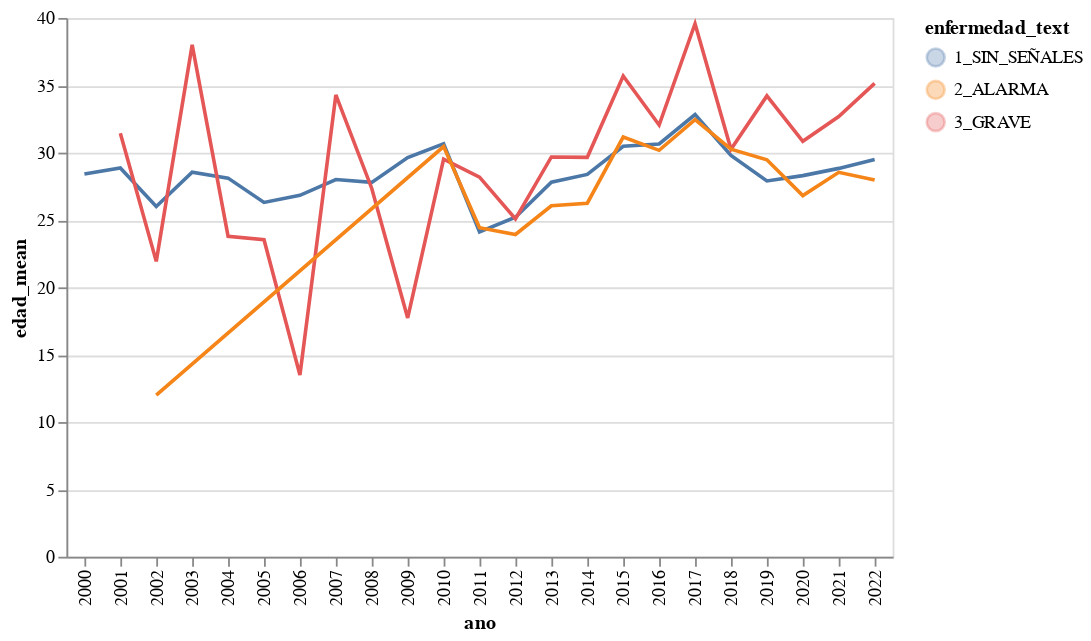

Notebook source saved alongside this figure:
### Code cell
import altair as alt

alt_data=alt.Chart(ByYear_stats)
enc_data=alt_data.encode(alt.X('ano:O'),
                         alt.Y('edad_mean:Q'),
                         alt.Color('enfermedad_text:N'),tooltip=['ano']).interactive()
enc_data.mark_line() + enc_data.mark_errorband()

### Figure 1 — Vega-Lite specification as saved in the notebook (floating-point values rounded to 4 significant figures)
{"config": {"view": {"continuousWidth": 300, "continuousHeight": 300}}, "layer": [{"mark": {"type": "line"}, "encoding": {"color": {"field": "enfermedad_text", "type": "nominal"}, "tooltip": [{"field": "ano", "type": "quantitative"}], "x": {"field": "ano", "type": "ordinal"}, "y": {"field": "edad_mean", "type": "quantitative"}}, "name": "view_2"}, {"mark": {"type": "errorband"}, "encoding": {"color": {"field": "enfermedad_text", "type": "nominal"}, "tooltip": [{"field": "ano", "type": "quantitative"}], "x": {"field": "ano", "type": "ordinal"}, "y": {"field": "edad_mean", "type": "quantitative"}}}], "data": {"name": "data-9ef0fde2ec91f756aed8601294c640e0"}, "params": [{"name": "param_7", "select": {"type": "interval", "encodings": ["x", "y"]}, "bind": "scales", "views": ["view_2"]}], "$schema": "https://vega.github.io/schema/vega-lite/v5.17.0.json", "datasets": {"data-9ef0fde2ec91f756aed8601294c640e0": [{"ano": 2000, "enfermedad": "SIN_SEÑALES", "edad_mean": 28.41, "edad_median": 26.0, "case_sum": 5557, "enfermedad_text": "1_SIN_SEÑALES"}, {"ano": 2001, "enfermedad": "SIN_SEÑALES", "edad_mean": 28.86, "edad_median": 26.0, "case_sum": 23276, "enfermedad_text": "1_SIN_SEÑALES"}, {"ano": 2001, "enfermedad": "GRAVE", "edad_mean": 31.44, "edad_median": 28.0, "case_sum": 250, "enfermedad_text": "3_GRAVE"}, {"ano": 2002, "enfermedad": "SIN_SEÑALES", "edad_mean": 26.0, "edad_median": 23.0, "case_sum": 8071, "enfermedad_text": "1_SIN_SEÑALES"}, {"ano": 2002, "enfermedad": "ALARMA", "edad_mean": 12.0, "edad_median": 12.0, "case_sum": 1, "enfermedad_text": "2_ALARMA"}, {"ano": 2002, "enfermedad": "GRAVE", "edad_mean": 21.93, "edad_median": 19.0, "case_sum": 14, "enfermedad_text": "3_GRAVE"}, {"ano": 2003, "enfermedad": "SIN_SEÑALES", "edad_mean": 28.55, "edad_median": 26.0, "case_sum": 3334, "enfermedad_text": "1_SIN_SEÑALES"}, {"ano": 2003, "enfermedad": "GRAVE", "edad_mean": 38.0, "edad_median": 30.0, "case_sum": 15, "enfermedad_text": "3_GRAVE"}, {"ano": 2004, "enfermedad": "SIN_SEÑALES", "edad_mean": 28.11, "edad_median": 25.0, "case_sum": 9513, "enfermedad_text": "1_SIN_SEÑALES"}, {"ano": 2004, "enfermedad": "GRAVE", "edad_mean": 23.79, "edad_median": 19.0, "case_sum": 34, "enfermedad_text": "3_GRAVE"}, {"ano": 2005, "enfermedad": "SIN_SEÑALES", "edad_mean": 26.31, "edad_median": 24.0, "case_sum": 5625, "enfermedad_text": "1_SIN_SEÑALES"}, {"ano": 2005, "enfermedad": "GRAVE", "edad_mean": 23.53, "edad_median": 23.0, "case_sum": 15, "enfermedad_text": "3_GRAVE"}, {"ano": 2006, "enfermedad": "SIN_SEÑALES", "edad_mean": 26.84, "edad_median": 24.0, "case_sum": 4018, "enfermedad_text": "1_SIN_SEÑALES"}, {"ano": 2006, "enfermedad": "GRAVE", "edad_mean": 13.5, "edad_median": 8.5, "case_sum": 4, "enfermedad_text": "3_GRAVE"}, {"ano": 2007, "enfermedad": "SIN_SEÑALES", "edad_mean": 28.01, "edad_median": 25.0, "case_sum": 6309, "enfermedad_text": "1_SIN_SEÑALES"}, {"ano": 2007, "enfermedad": "GRAVE", "edad_mean": 34.29, "edad_median": 30.0, "case_sum": 35, "enfermedad_text": "3_GRAVE"}, {"ano": 2008, "enfermedad": "SIN_SEÑALES", "edad_mean": 27.79, "edad_median": 25.0, "case_sum": 12789, "enfermedad_text": "1_SIN_SEÑALES"}, {"ano": 2008, "enfermedad": "GRAVE", "edad_mean": 27.34, "edad_median": 22.0, "case_sum": 35, "enfermedad_text": "3_GRAVE"}, {"ano": 2009, "enfermedad": "SIN_SEÑALES", "edad_mean": 29.64, "edad_median": 27.0, "case_sum": 13396, "enfermedad_text": "1_SIN_SEÑALES"}, {"ano": 2009, "enfermedad": "GRAVE", "edad_mean": 17.73, "edad_median": 13.0, "case_sum": 11, "enfermedad_text": "3_GRAVE"}, {"ano": 2010, "enfermedad": "SIN_SEÑALES", "edad_mean": 30.66, "edad_median": 28.0, "case_sum": 16669, "enfermedad_text": "1_SIN_SEÑALES"}, {"ano": 2010, "enfermedad": "ALARMA", "edad_mean": 30.46, "edad_median": 27.0, "case_sum": 134, "enfermedad_text": "2_ALARMA"}, {"ano": 2010, "enfermedad": "GRAVE", "edad_mean": 29.51, "edad_median": 30.0, "case_sum": 39, "enfermedad_text": "3_GRAVE"}, {"ano": 2011, "enfermedad": "SIN_SEÑALES", "edad_mean": 24.11, "edad_median": 20.0, "case_sum": 24400, "enfermedad_text": "1_SIN_SEÑALES"}, {"ano": 2011, "enfermedad": "ALARMA", "edad_mean": 24.43, "edad_median": 20.0, "case_sum": 3508, "enfermedad_text": "2_ALARMA"}, {"ano": 2011, "enfermedad": "GRAVE", "edad_mean": 28.18, "edad_median": 25.0, "case_sum": 176, "enfermedad_text": "3_GRAVE"}, {"ano": 2012, "enfermedad": "SIN_SEÑALES", "edad_mean": 25.2, "edad_median": 21.0, "case_sum": 23444, "enfermedad_text": "1_SIN_SEÑALES"}, {"ano": 2012, "enfermedad": "ALARMA", "edad_mean": 23.93, "edad_median": 19.0, "case_sum": 4862, "enfermedad_text": "2_ALARMA"}, {"ano": 2012, "enfermedad": "GRAVE", "edad_mean": 25.09, "edad_median": 23.0, "case_sum": 199, "enfermedad_text": "3_GRAVE"}, {"ano": 2013, "enfermedad": "SIN_SEÑALES", "edad_mean": 27.81, "edad_median": 25.0, "case_sum": 9541, "enfermedad_text": "1_SIN_SEÑALES"}, {"ano": 2013, "enfermedad": "ALARMA", "edad_mean": 26.06, "edad_median": 21.0, "case_sum": 3479, "enfermedad_text": "2_ALARMA"}, {"ano": 2013, "enfermedad": "GRAVE", "edad_mean": 29.68, "edad_median": 25.0, "case_sum": 72, "enfermedad_text": "3_GRAVE"}, {"ano": 2014, "enfermedad": "SIN_SEÑALES", "edad_mean": 28.38, "edad_median": 25.0, "case_sum": 12939, "enfermedad_text": "1_SIN_SEÑALES"}, {"ano": 2014, "enfermedad": "ALARMA", "edad_mean": 26.25, "edad_median": 22.0, "case_sum": 4203, "enfermedad_text": "2_ALARMA"}, {"ano": 2014, "enfermedad": "GRAVE", "edad_mean": 29.65, "edad_median": 24.5, "case_sum": 92, "enfermedad_text": "3_GRAVE"}, {"ano": 2015, "enfermedad": "SIN_SEÑALES", "edad_mean": 30.47, "edad_median": 27.0, "case_sum": 29385, "enfermedad_text": "1_SIN_SEÑALES"}, {"ano": 2015, "enfermedad": "ALARMA", "edad_mean": 31.16, "edad_median": 28.0, "case_sum": 6308, "enfermedad_text": "2_ALARMA"}, {"ano": 2015, "enfermedad": "GRAVE", "edad_mean": 35.69, "edad_median": 32.0, "case_sum": 123, "enfermedad_text": "3_GRAVE"}, {"ano": 2016, "enfermedad": "SIN_SEÑALES", "edad_mean": 30.65, "edad_median": 28.0, "case_sum": 21656, "enfermedad_text": "1_SIN_SEÑALES"}, {"ano": 2016, "enfermedad": "ALARMA", "edad_mean": 30.17, "edad_median": 27.0, "case_sum": 3381, "enfermedad_text": "2_ALARMA"}, {"ano": 2016, "enfermedad": "GRAVE", "edad_mean": 32.05, "edad_median": 30.0, "case_sum": 123, "enfermedad_text": "3_GRAVE"}, {"ano": 2017, "enfermedad": "SIN_SEÑALES", "edad_mean": 32.83, "edad_median": 30.0, "case_sum": 60381, "enfermedad_text": "1_SIN_SEÑALES"}, {"ano": 2017, "enfermedad": "ALARMA", "edad_mean": 32.45, "edad_median": 29.0, "case_sum": 7664, "enfermedad_text": "2_ALARMA"}, {"ano": 2017, "enfermedad": "GRAVE", "edad_mean": 39.57, "edad_median": 35.0, "case_sum": 234, "enfermedad_text": "3_GRAVE"}, {"ano": 2018, "enfermedad": "SIN_SEÑALES", "edad_mean": 29.79, "edad_median": 27.0, "case_sum": 3523, "enfermedad_text": "1_SIN_SEÑALES"}, {"ano": 2018, "enfermedad": "ALARMA", "edad_mean": 30.26, "edad_median": 28.0, "case_sum": 1111, "enfermedad_text": "2_ALARMA"}, {"ano": 2018, "enfermedad": "GRAVE", "edad_mean": 30.25, "edad_median": 28.5, "case_sum": 64, "enfermedad_text": "3_GRAVE"}, {"ano": 2019, "enfermedad": "SIN_SEÑALES", "edad_mean": 27.9, "edad_median": 25.0, "case_sum": 12174, "enfermedad_text": "1_SIN_SEÑALES"}, {"ano": 2019, "enfermedad": "ALARMA", "edad_mean": 29.48, "edad_median": 27.0, "case_sum": 2955, "enfermedad_text": "2_ALARMA"}, {"ano": 2019, "enfermedad": "GRAVE", "edad_mean": 34.22, "edad_median": 31.5, "case_sum": 158, "enfermedad_text": "3_GRAVE"}, {"ano": 2020, "enfermedad": "SIN_SEÑALES", "edad_mean": 28.3, "edad_median": 25.0, "case_sum": 41822, "enfermedad_text": "1_SIN_SEÑALES"}, {"ano": 2020, "enfermedad": "ALARMA", "edad_mean": 26.81, "edad_median": 23.0, "case_sum": 5885, "enfermedad_text": "2_ALARMA"}, {"ano": 2020, "enfermedad": "GRAVE", "edad_mean": 30.84, "edad_median": 26.0, "case_sum": 225, "enfermedad_text": "3_GRAVE"}, {"ano": 2021, "enfermedad": "SIN_SEÑALES", "edad_mean": 28.83, "edad_median": 26.0, "case_sum": 40881, "enfermedad_text": "1_SIN_SEÑALES"}, {"ano": 2021, "enfermedad": "ALARMA", "edad_mean": 28.54, "edad_median": 26.0, "case_sum": 3781, "enfermedad_text": "2_ALARMA"}, {"ano": 2021, "enfermedad": "GRAVE", "edad_mean": 32.68, "edad_median": 27.0, "case_sum": 129, "enfermedad_text": "3_GRAVE"}, {"ano": 2022, "enfermedad": "SIN_SEÑALES", "edad_mean": 29.49, "edad_median": 27.0, "case_sum": 55293, "enfermedad_text": "1_SIN_SEÑALES"}, {"ano": 2022, "enfermedad": "ALARMA", "edad_mean": 27.96, "edad_median": 24.0, "case_sum": 7709, "enfermedad_text": "2_ALARMA"}, {"ano": 2022, "enfermedad": "GRAVE", "edad_mean": 35.15, "edad_median": 32.0, "case_sum": 212, "enfermedad_text": "3_GRAVE"}]}}
